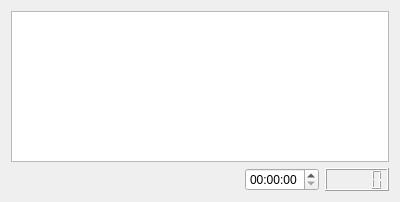
<?xml version="1.0" encoding="UTF-8"?>
<ui version="4.0">
 <class>QuickSort</class>
 <widget class="QDialog" name="QuickSort">
  <property name="geometry">
   <rect>
    <x>0</x>
    <y>0</y>
    <width>400</width>
    <height>202</height>
   </rect>
  </property>
  <property name="windowTitle">
   <string>Швидке сортування</string>
  </property>
  <layout class="QGridLayout" name="gridLayout">
   <item row="0" column="0" colspan="3">
    <widget class="QTableWidget" name="tableWidget"/>
   </item>
   <item row="1" column="0">
    <spacer name="horizontalSpacer">
     <property name="orientation">
      <enum>Qt::Horizontal</enum>
     </property>
     <property name="sizeHint" stdset="0">
      <size>
       <width>40</width>
       <height>20</height>
      </size>
     </property>
    </spacer>
   </item>
   <item row="1" column="2">
    <widget class="QLCDNumber" name="lcdNumber"/>
   </item>
   <item row="1" column="1">
    <widget class="QTimeEdit" name="timeEdit"/>
   </item>
  </layout>
 </widget>
 <resources/>
 <connections/>
</ui>
